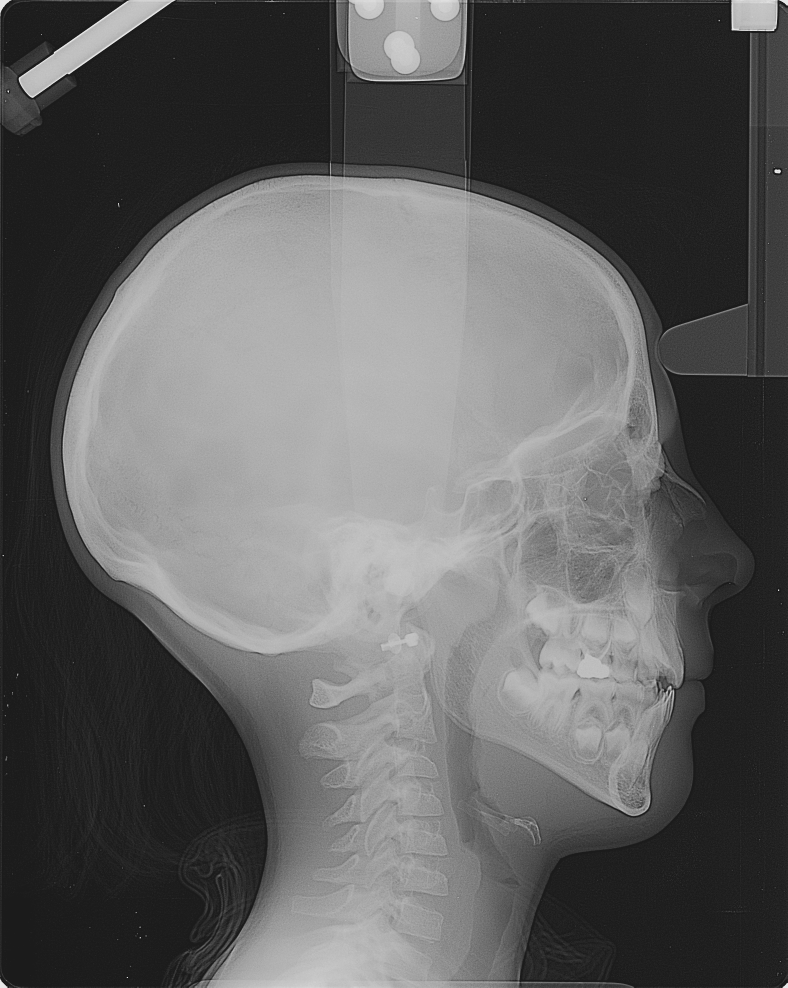
#> input picture LAB1/deliveryCode/assets/100.pgm, 1576 x 1976 px (shown at 1/2 size); its folder holds 5 pictures in this run
$ python edgeDetectionComparison.py   (older library calls are emulated)
#> lines starting #> are read from the running program, lines starting #| are printed output that depends on the picture
import cv2
import numpy as np
import matplotlib.pyplot as plt
import os


def apply_sobel_edge_detection(image):
    """Apply Sobel edge detection operator"""
    # Sobel kernels
    sobel_x = np.array([[-1, 0, 1], [-2, 0, 2], [-1, 0, 1]], dtype=np.float32)
    sobel_y = np.array([[1, 2, 1], [0, 0, 0], [-1, -2, -1]], dtype=np.float32)

    # Apply convolution
    grad_x = cv2.filter2D(image, cv2.CV_64F, sobel_x)
    grad_y = cv2.filter2D(image, cv2.CV_64F, sobel_y)

    # Compute magnitude
    magnitude = np.sqrt(grad_x**2 + grad_y**2)
    magnitude = np.uint8(np.clip(magnitude, 0, 255))

    return magnitude, grad_x, grad_y


def apply_prewitt_edge_detection(image):
    """Apply Prewitt edge detection operator"""
    # Prewitt kernels
    prewitt_x = np.array([[-1, 0, 1], [-1, 0, 1], [-1, 0, 1]], dtype=np.float32)
    prewitt_y = np.array([[-1, -1, -1], [0, 0, 0], [1, 1, 1]], dtype=np.float32)

    # Apply convolution
    grad_x = cv2.filter2D(image, cv2.CV_64F, prewitt_x)
    grad_y = cv2.filter2D(image, cv2.CV_64F, prewitt_y)

    # Compute magnitude
    magnitude = np.sqrt(grad_x**2 + grad_y**2)
    magnitude = np.uint8(np.clip(magnitude, 0, 255))

    return magnitude, grad_x, grad_y


def apply_scharr_edge_detection(image):
    """Apply Scharr edge detection operator"""
    # Scharr operator
    scharr_x = np.array([[-3, 0, 3], [-10, 0, 10], [-3, 0, 3]], dtype=np.float32)
    scharr_y = np.array([[3, 10, 3], [0, 0, 0], [-3, -10, -3]], dtype=np.float32)

    # Apply convolution
    scharr_x = cv2.filter2D(image, cv2.CV_64F, scharr_x)
    scharr_y = cv2.filter2D(image, cv2.CV_64F, scharr_y)

    # Compute magnitude
    magnitude = np.sqrt(scharr_x**2 + scharr_y**2)
    magnitude = np.uint8(np.clip(magnitude, 0, 255))

    return magnitude, scharr_x, scharr_y


def load_and_preprocess_image(image_path=None, target_size=(512, 512)):
    """Load and preprocess image with consistent sizing"""
    if image_path is None:
        # Create a synthetic test image with clear edges
        image = np.zeros(target_size, dtype=np.uint8)
        # Add rectangles (scaled to target size)
        scale_x, scale_y = target_size[1] / 300, target_size[0] / 300
        cv2.rectangle(
            image,
            (int(50 * scale_x), int(50 * scale_y)),
            (int(150 * scale_x), int(150 * scale_y)),
            255,
            -1,
        )
        cv2.rectangle(
            image,
            (int(180 * scale_x), int(80 * scale_y)),
            (int(250 * scale_x), int(200 * scale_y)),
            128,
            -1,
        )
        # Add circle
        cv2.circle(
            image, (int(200 * scale_x), int(220 * scale_y)), int(40 * scale_x), 200, -1
        )
        # Add diagonal line
        cv2.line(
            image,
            (int(20 * scale_x), int(200 * scale_y)),
            (int(120 * scale_x), int(280 * scale_y)),
            180,
            3,
        )
    else:
        if not os.path.exists(image_path):
            print(f"File not found: {image_path}")
            print(f"Current directory: {os.getcwd()}")
            print(
                f"Files in assets/: {os.listdir('assets') if os.path.exists('assets') else 'Assets folder not found'}"
            )
            raise FileNotFoundError(f"Could not find image at {image_path}")

        # Load image from file
        image = cv2.imread(image_path, cv2.IMREAD_GRAYSCALE)
        if image is None:
            raise ValueError(f"Could not load image from {image_path}")

        # Resize to target size
        print(f"Original image size: {image.shape}")
        image = cv2.resize(image, target_size, interpolation=cv2.INTER_AREA)
        print(f"Resized to: {image.shape}")

    return image


def compare_edge_detectors(
    image_path=None, target_size=(512, 512), figure_size=(16, 8)
):
    """Main function to compare edge detection operators with consistent sizing"""

    # Load image with consistent size
    original_image = load_and_preprocess_image(image_path, target_size)

    # Apply different edge detection operators
    sobel_mag, sobel_x, sobel_y = apply_sobel_edge_detection(original_image)
    prewitt_mag, prewitt_x, prewitt_y = apply_prewitt_edge_detection(original_image)
    scharr_mag, scharr_x, scharr_y = apply_scharr_edge_detection(original_image)

    # Create visualization with fixed figure size
    fig, axes = plt.subplots(2, 4, figsize=figure_size)

    # Set consistent aspect ratio for all subplots
    for ax in axes[0]:
        ax.set_aspect("equal")

    # First row: Original and magnitude results
    axes[0, 0].imshow(original_image, cmap="gray")
    axes[0, 0].set_title("Original Image")
    axes[0, 0].axis("off")

    axes[0, 1].imshow(sobel_mag, cmap="gray")
    axes[0, 1].set_title("Sobel Edge Detection")
    axes[0, 1].axis("off")

    axes[0, 2].imshow(prewitt_mag, cmap="gray")
    axes[0, 2].set_title("Prewitt Edge Detection")
    axes[0, 2].axis("off")

    axes[0, 3].imshow(scharr_mag, cmap="gray")
    axes[0, 3].set_title("Scharr Edge Detection")
    axes[0, 3].axis("off")

    # Second row: Comparison metrics
    # Calculate edge strength statistics
    sobel_mean = np.mean(sobel_mag)
    prewitt_mean = np.mean(prewitt_mag)
    scharr_mean = np.mean(scharr_mag)

    sobel_std = np.std(sobel_mag)
    prewitt_std = np.std(prewitt_mag)
    scharr_std = np.std(scharr_mag)

    # Plot histograms
    axes[1, 0].hist(original_image.flatten(), bins=50, alpha=0.7, color="gray")
    axes[1, 0].set_title("Original Histogram")
    axes[1, 0].set_xlabel("Pixel Intensity")
    axes[1, 0].set_ylabel("Frequency")

    axes[1, 1].hist(sobel_mag.flatten(), bins=50, alpha=0.7, color="blue")
    axes[1, 1].set_title(f"Sobel\nMean: {sobel_mean:.1f}, Std: {sobel_std:.1f}")
    axes[1, 1].set_xlabel("Edge Magnitude")
    axes[1, 1].set_ylabel("Frequency")

    axes[1, 2].hist(prewitt_mag.flatten(), bins=50, alpha=0.7, color="green")
    axes[1, 2].set_title(f"Prewitt\nMean: {prewitt_mean:.1f}, Std: {prewitt_std:.1f}")
    axes[1, 2].set_xlabel("Edge Magnitude")
    axes[1, 2].set_ylabel("Frequency")

    axes[1, 3].hist(scharr_mag.flatten(), bins=50, alpha=0.7, color="red")
    axes[1, 3].set_title(f"Scharr\nMean: {scharr_mean:.1f}, Std: {scharr_std:.1f}")
    axes[1, 3].set_xlabel("Edge Magnitude")
    axes[1, 3].set_ylabel("Frequency")

    plt.tight_layout()
    plt.show()

    # Save with consistent naming
    if image_path is not None:
        base_name = os.path.basename(image_path)
        name, _ = os.path.splitext(base_name)
        fig.savefig(
            f"edge_detection_comparison_{name}.png", dpi=150, bbox_inches="tight"
        )
    else:
        fig.savefig("edge_detection_comparison.png", dpi=150, bbox_inches="tight")

    # Print comparison analysis
    print("Edge Detection Comparison Analysis:")
    print("=" * 50)
    print(f"Image size: {original_image.shape}")
    print(
        f"Sobel operator  - Mean edge strength: {sobel_mean:.2f}, Std: {sobel_std:.2f}"
    )
    print(
        f"Prewitt operator - Mean edge strength: {prewitt_mean:.2f}, Std: {prewitt_std:.2f}"
    )
    print(
        f"Scharr operator  - Mean edge strength: {scharr_mean:.2f}, Std: {scharr_std:.2f}"
    )

    return {
        "original": original_image,
        "sobel": sobel_mag,
        "prewitt": prewitt_mag,
        "scharr": scharr_mag,
        "statistics": {
            "sobel": {"mean": sobel_mean, "std": sobel_std},
            "prewitt": {"mean": prewitt_mean, "std": prewitt_std},
            "scharr": {"mean": scharr_mean, "std": scharr_std},
        },
    }


def detailed_comparison(image_path=None, target_size=(512, 512), figure_size=(16, 12)):
    """Detailed comparison showing horizontal and vertical components with consistent sizing"""
    original_image = load_and_preprocess_image(image_path, target_size)

    # Apply edge detection
    sobel_mag, sobel_x, sobel_y = apply_sobel_edge_detection(original_image)
    prewitt_mag, prewitt_x, prewitt_y = apply_prewitt_edge_detection(original_image)
    scharr_mag, scharr_x, scharr_y = apply_scharr_edge_detection(original_image)

    # Create detailed visualization with fixed figure size
    fig, axes = plt.subplots(3, 4, figsize=figure_size)

    # Set consistent aspect ratio for all subplots
    for ax in axes.flat:
        ax.set_aspect("equal")

    # Sobel row
    axes[0, 0].imshow(original_image, cmap="gray")
    axes[0, 0].set_title("Original Image")
    axes[0, 0].axis("off")

    axes[0, 1].imshow(np.abs(sobel_x), cmap="gray")
    axes[0, 1].set_title("Sobel X (Vertical Edges)")
    axes[0, 1].axis("off")

    axes[0, 2].imshow(np.abs(sobel_y), cmap="gray")
    axes[0, 2].set_title("Sobel Y (Horizontal Edges)")
    axes[0, 2].axis("off")

    axes[0, 3].imshow(sobel_mag, cmap="gray")
    axes[0, 3].set_title("Sobel Magnitude")
    axes[0, 3].axis("off")

    # Prewitt row
    axes[1, 0].imshow(original_image, cmap="gray")
    axes[1, 0].set_title("Original Image")
    axes[1, 0].axis("off")

    axes[1, 1].imshow(np.abs(prewitt_x), cmap="gray")
    axes[1, 1].set_title("Prewitt X (Vertical Edges)")
    axes[1, 1].axis("off")

    axes[1, 2].imshow(np.abs(prewitt_y), cmap="gray")
    axes[1, 2].set_title("Prewitt Y (Horizontal Edges)")
    axes[1, 2].axis("off")

    axes[1, 3].imshow(prewitt_mag, cmap="gray")
    axes[1, 3].set_title("Prewitt Magnitude")
    axes[1, 3].axis("off")

    # Scharr row
    axes[2, 0].imshow(original_image, cmap="gray")
    axes[2, 0].set_title("Original Image")
    axes[2, 0].axis("off")

    axes[2, 1].imshow(np.abs(scharr_x), cmap="gray")
    axes[2, 1].set_title("Scharr X (Vertical Edges)")
    axes[2, 1].axis("off")

    axes[2, 2].imshow(np.abs(scharr_y), cmap="gray")
    axes[2, 2].set_title("Scharr Y (Horizontal Edges)")
    axes[2, 2].axis("off")

    axes[2, 3].imshow(scharr_mag, cmap="gray")
    axes[2, 3].set_title("Scharr Magnitude")
    axes[2, 3].axis("off")

    plt.tight_layout()
    plt.show()

    # Save with consistent naming
    if image_path is not None:
        base_name = os.path.basename(image_path)
        name, _ = os.path.splitext(base_name)
        fig.savefig(
            f"detailed_edge_detection_comparison_{name}.png",
            dpi=150,
            bbox_inches="tight",
        )
    else:
        fig.savefig(
            "detailed_edge_detection_comparison.png", dpi=150, bbox_inches="tight"
        )


if __name__ == "__main__":
    # Configuration
    TARGET_SIZE = (512, 512)  # Taille standardisée pour toutes les images
    FIGURE_SIZE_BASIC = (16, 8)  # Taille de figure pour la comparaison de base
    FIGURE_SIZE_DETAILED = (16, 12)  # Taille de figure pour la comparaison détaillée

    # Run basic comparison
    IMAGES_PATH = [
        "assets/100.pgm",
        "assets/couchersoleil.pgm",
        "assets/einstein.pgm",
        "assets/monroe.pgm",
        "assets/mandrill256.pgm",
    ]

    for image_path in IMAGES_PATH:
        print(f"\n{'='*60}")
        print(f"Processing: {image_path}")
        print(f"{'='*60}")

        try:
            print(f"Running basic edge detection comparison...")
            results = compare_edge_detectors(image_path, TARGET_SIZE, FIGURE_SIZE_BASIC)
#> in load_and_preprocess_image, image is the input picture: shape (1976, 1576); min 27, max 231, mean 95.9
#| Original image size: (1976, 1576)
#> in load_and_preprocess_image, `image = cv2.resize(image, target_size, interpolation=cv2.INTER_AREA)`:
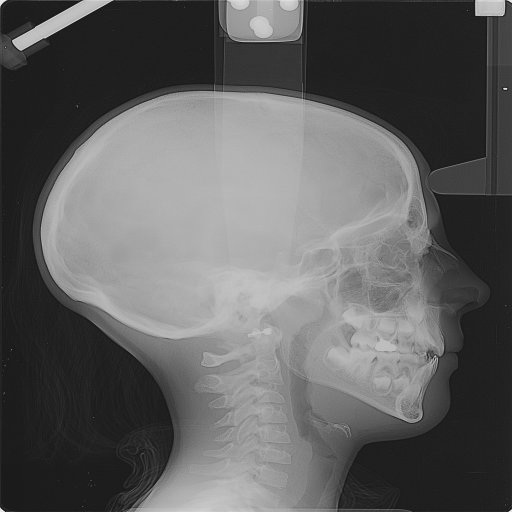
#> image: shape (512, 512); min 27, max 231, mean 95.9
#| Resized to: (512, 512)
#> in apply_sobel_edge_detection, `grad_x = cv2.filter2D(image, cv2.CV_64F, sobel_x)`:
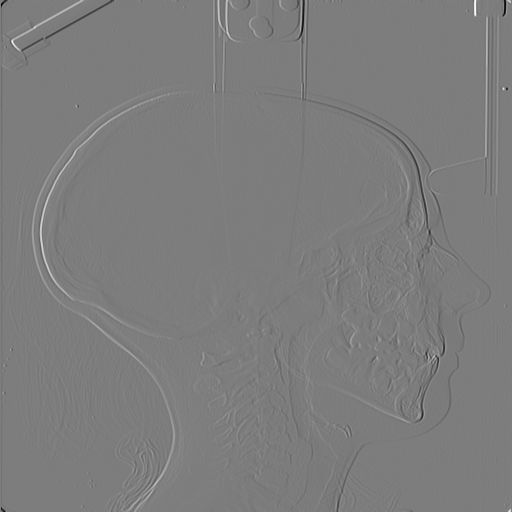
#> grad_x: shape (512, 512) float64; min -685, max 710, mean 0.1; drawn with min black and max white
#> in apply_prewitt_edge_detection, `grad_y = cv2.filter2D(image, cv2.CV_64F, prewitt_y)`:
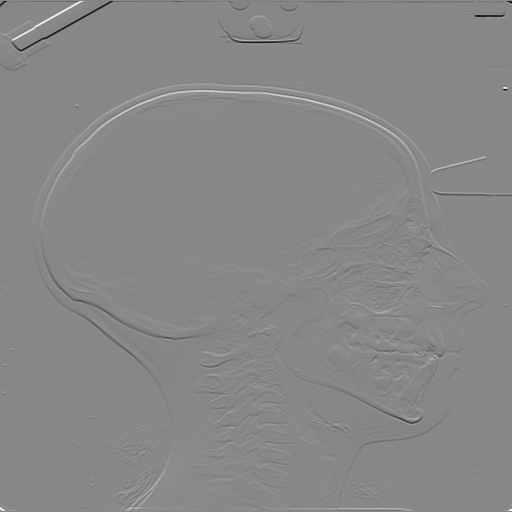
#> grad_y: shape (512, 512) float64; min -585, max 512, mean 0.1; drawn with min black and max white
#> in apply_prewitt_edge_detection, `magnitude = np.uint8(np.clip(magnitude, 0, 255))`:
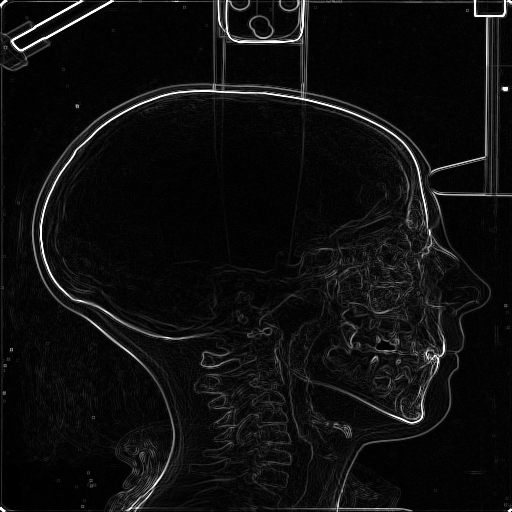
#> magnitude: shape (512, 512); min 0, max 255, mean 14.4
#> in apply_scharr_edge_detection, `magnitude = np.uint8(np.clip(magnitude, 0, 255))`:
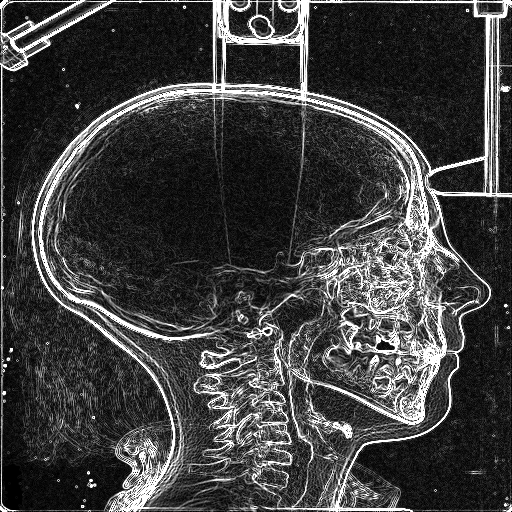
#> magnitude: shape (512, 512); min 0, max 255, mean 63
#> in compare_edge_detectors, `sobel_mean = np.mean(sobel_mag)`: sobel_mean = 19.07
#> in compare_edge_detectors, `prewitt_mean = np.mean(prewitt_mag)`: prewitt_mean = 14.44
#> in compare_edge_detectors, `scharr_mean = np.mean(scharr_mag)`: scharr_mean = 63
#> in compare_edge_detectors, `sobel_std = np.std(sobel_mag)`: sobel_std = 34.8
#> in compare_edge_detectors, `prewitt_std = np.std(prewitt_mag)`: prewitt_std = 29.03
#> in compare_edge_detectors, `scharr_std = np.std(scharr_mag)`: scharr_std = 69.29
#> in compare_edge_detectors, `plt.show()`:
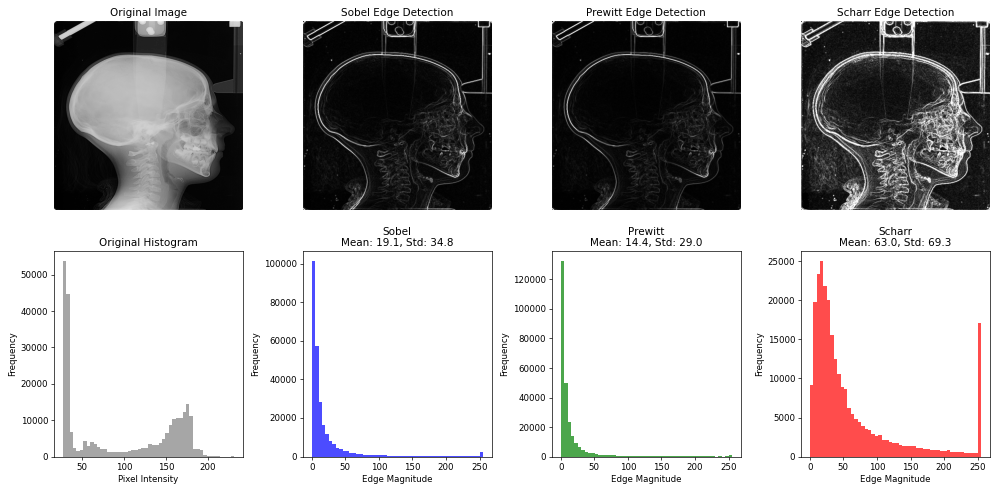
#> figure drawn by matplotlib, 8 panels; panel 5: tallest bar 53748 high, from x = 27 to 31.08; panel 6: tallest bar 101288 high, from x = 0 to 5.1; panel 7: tallest bar 132397 high, from x = 0 to 5.1; panel 8: tallest bar 25023 high, from x = 15.3 to 20.4
#| Image size: (512, 512)
#| Sobel operator  - Mean edge strength: 19.07, Std: 34.80
#| Prewitt operator - Mean edge strength: 14.44, Std: 29.03
#| Scharr operator  - Mean edge strength: 63.00, Std: 69.29
#> results = 5 items

            print(f"\nRunning detailed comparison with directional components...")
            detailed_comparison(image_path, TARGET_SIZE, FIGURE_SIZE_DETAILED)
#| Original image size: (1976, 1576)
#| Resized to: (512, 512)
#> in detailed_comparison, `plt.show()`:
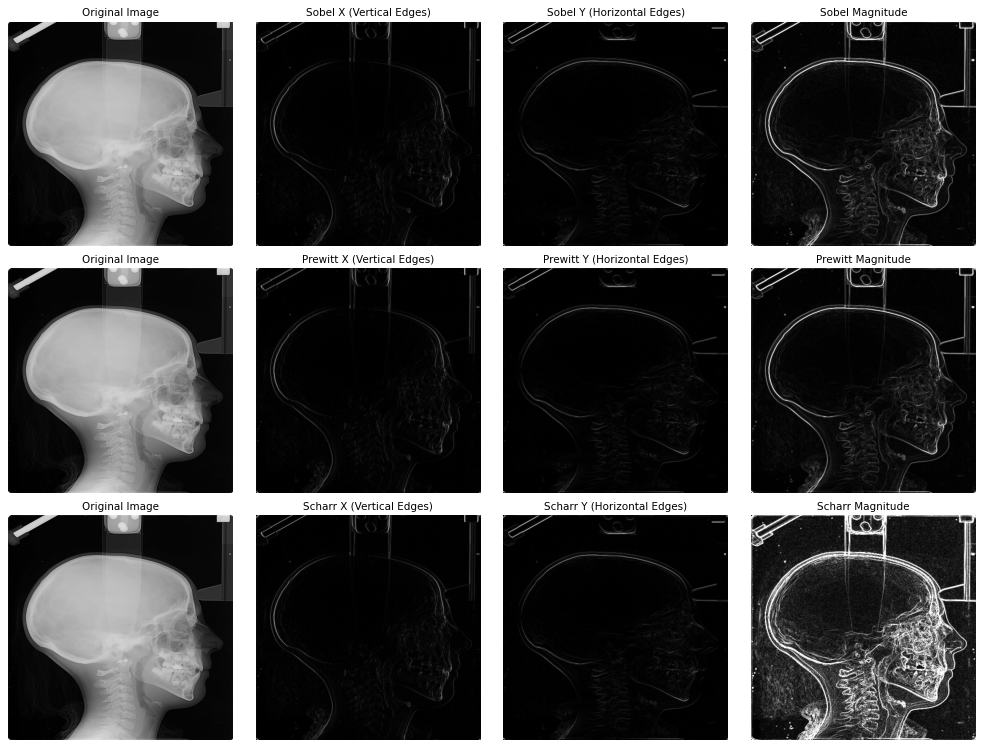
#> figure drawn by matplotlib, 12 panels

        except Exception as e:
            print(f"Error processing {image_path}: {e}")
            continue
#> pass 2 of the loop `for image_path in IMAGES_PATH:`:
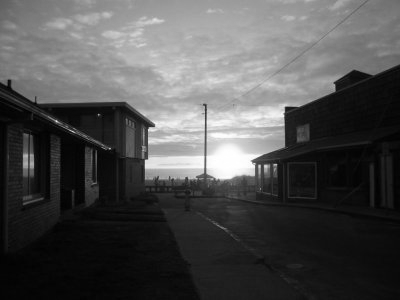
#> input picture LAB1/deliveryCode/assets/couchersoleil.pgm, 400 x 300 px
#> in load_and_preprocess_image, image is the input picture: shape (300, 400); min 0, max 255, mean 79
#| Original image size: (300, 400)
#> image: shape (512, 512)
#| Resized to: (512, 512)
#> in apply_scharr_edge_detection (call 3), `magnitude = np.uint8(np.clip(magnitude, 0, 255))`:
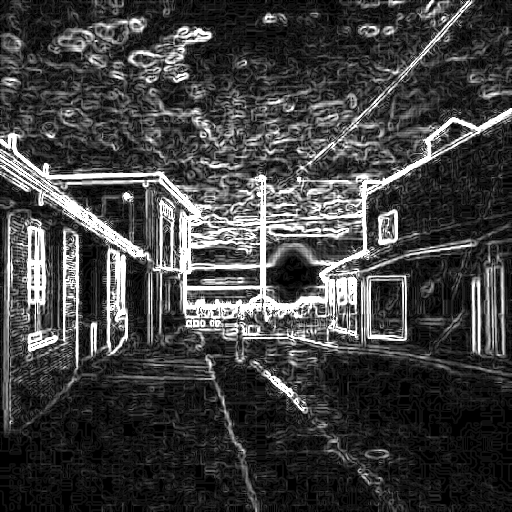
#> magnitude: shape (512, 512); min 0, max 255, mean 64.5
#| Image size: (512, 512)
#| Sobel operator  - Mean edge strength: 19.86, Std: 34.78
#| Prewitt operator - Mean edge strength: 15.04, Std: 28.42
#| Scharr operator  - Mean edge strength: 64.46, Std: 68.66
#| Original image size: (300, 400)
#| Resized to: (512, 512)
#> in detailed_comparison (call 2), `plt.show()`:
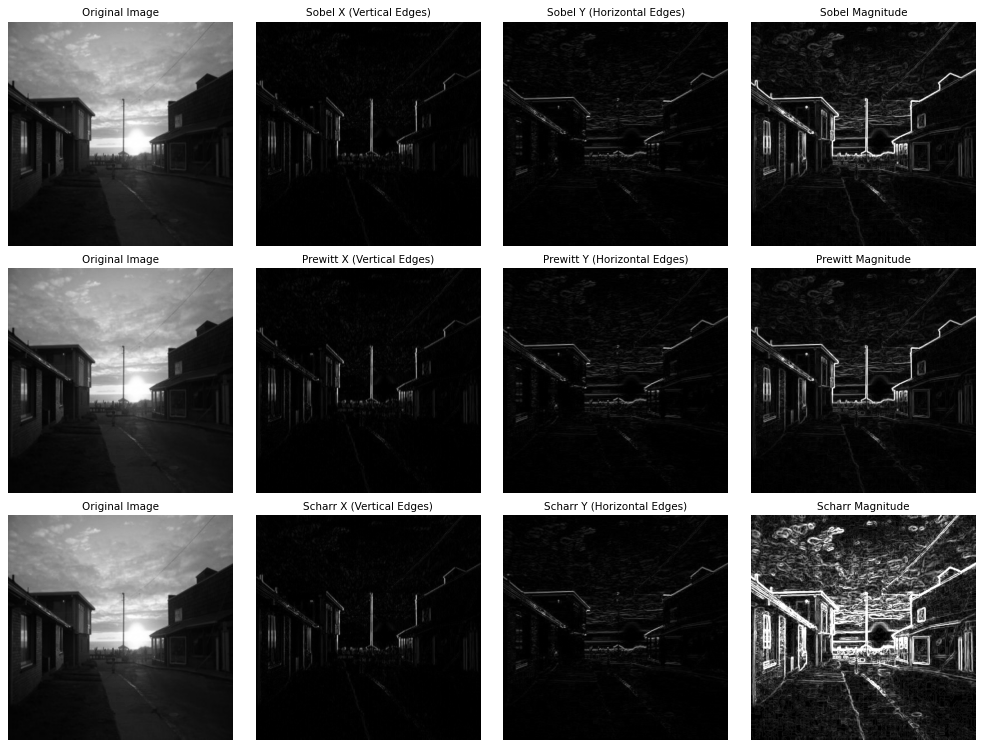
#> figure drawn by matplotlib, 12 panels
